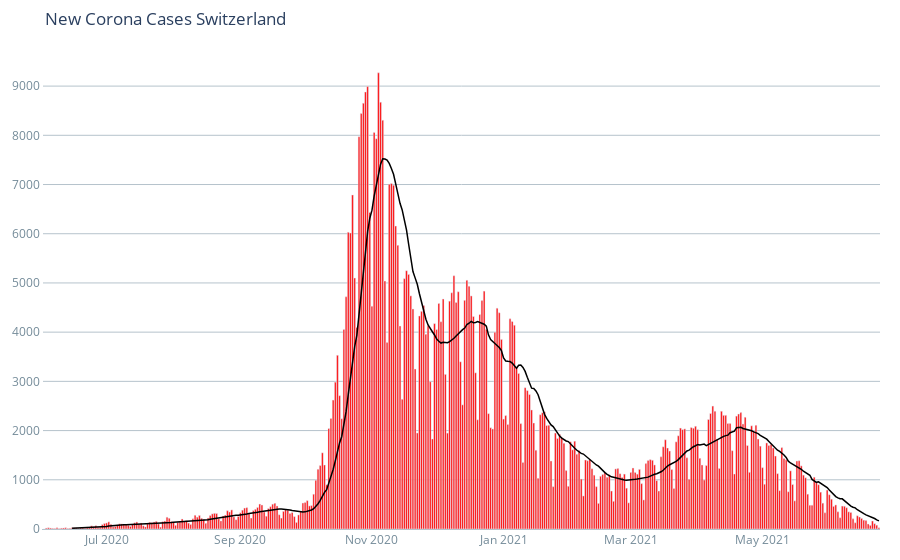

The notebook cell this image was saved under:
### Code cell
plot = go.Figure()

plot.add_trace(
    go.Bar(
        name='Daily Meas',
        x=df["date"], 
        y=df["New_Confirmed"],
        marker={
            # size': 10,
            'color': 'red',
            'opacity': 1
        },
    )
)

plot.add_trace(
    go.Scatter(
        name='14 Day MA',
        x=df["date"], 
        y=df["SMA_14"],
        mode='lines',
        marker={
            'size': 1,
            'color': 'black',
            'opacity': 0.7
        },
        line_width=1.5
    )
)


plot.update_layout(
    title_x=0,
    title='New Corona Cases Switzerland',
    margin={
        'l': 25,
        'b': 25,
        't': 50,
        'r': 20
    },
    height=400,
    yaxis={
        'color': '#748B99',
        'showgrid': True,
        'showline': True,
        'gridwidth': 1,
        'gridcolor': '#B6C3CC',
        # 'rangemode': "tozero",
        'range':
            [0,
             df.New_Confirmed.max() * 1.05],
        # 'ticksuffix': ' '
        # 'tickprefix': 'id: '
    },
    xaxis={
        'showgrid': False,
        'color': '#748B99',
        'showline': True,
        'linecolor': '#B6C3CC',
    },
    paper_bgcolor='#FFFFFF',
    plot_bgcolor='rgba(0,0,0,0)',
    showlegend=False,
    legend={
        'yanchor': 'top',
        'y': 0.99,
        'xanchor': 'right',
        'x': 0.99
    })

plot.show()

### Figure 1 — Plotly figure (JSON) as saved in the notebook; plotly's stock layout.template omitted (floating-point values rounded to 4 significant figures; data arrays with more than 128 entries replaced by an {"elided": "..."} marker saying what was removed)
{"data": [{"marker": {"color": "red", "opacity": 1}, "name": "Daily Meas", "type": "bar", "x": {"elided": "388 str values"}, "y": {"elided": "388 int values"}}, {"line": {"width": 1.5}, "marker": {"color": "black", "opacity": 0.7, "size": 1}, "mode": "lines", "name": "14 Day MA", "type": "scatter", "x": {"elided": "388 str values"}, "y": {"elided": "388 int values"}}], "layout": {"autosize": true, "legend": {"x": 0.99, "xanchor": "right", "y": 0.99, "yanchor": "top"}, "margin": {"b": 25, "l": 25, "r": 20, "t": 50}, "paper_bgcolor": "#FFFFFF", "plot_bgcolor": "rgba(0, 0, 0, 0)", "showlegend": false, "title": {"text": "New Corona Cases Switzerland"}, "xaxis": {"autorange": true, "color": "#748B99", "linecolor": "#B6C3CC", "range": ["2020-06-01 12:00", "2021-06-24 12:00"], "showgrid": false, "showline": true, "type": "date"}, "yaxis": {"color": "#748B99", "gridcolor": "#B6C3CC", "gridwidth": 1, "range": [0, 9734.0], "showgrid": true, "showline": true, "type": "linear"}}}
